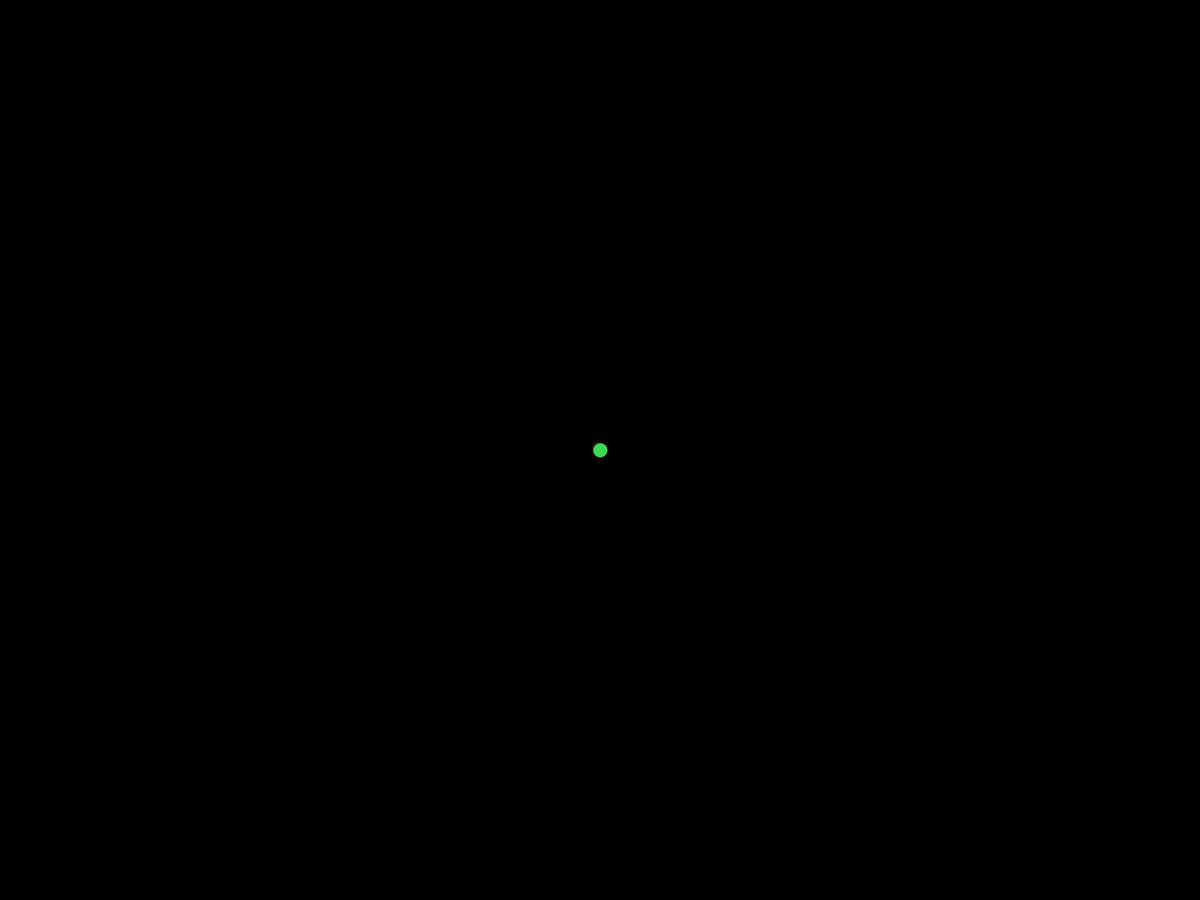
Frame 1 (no input)
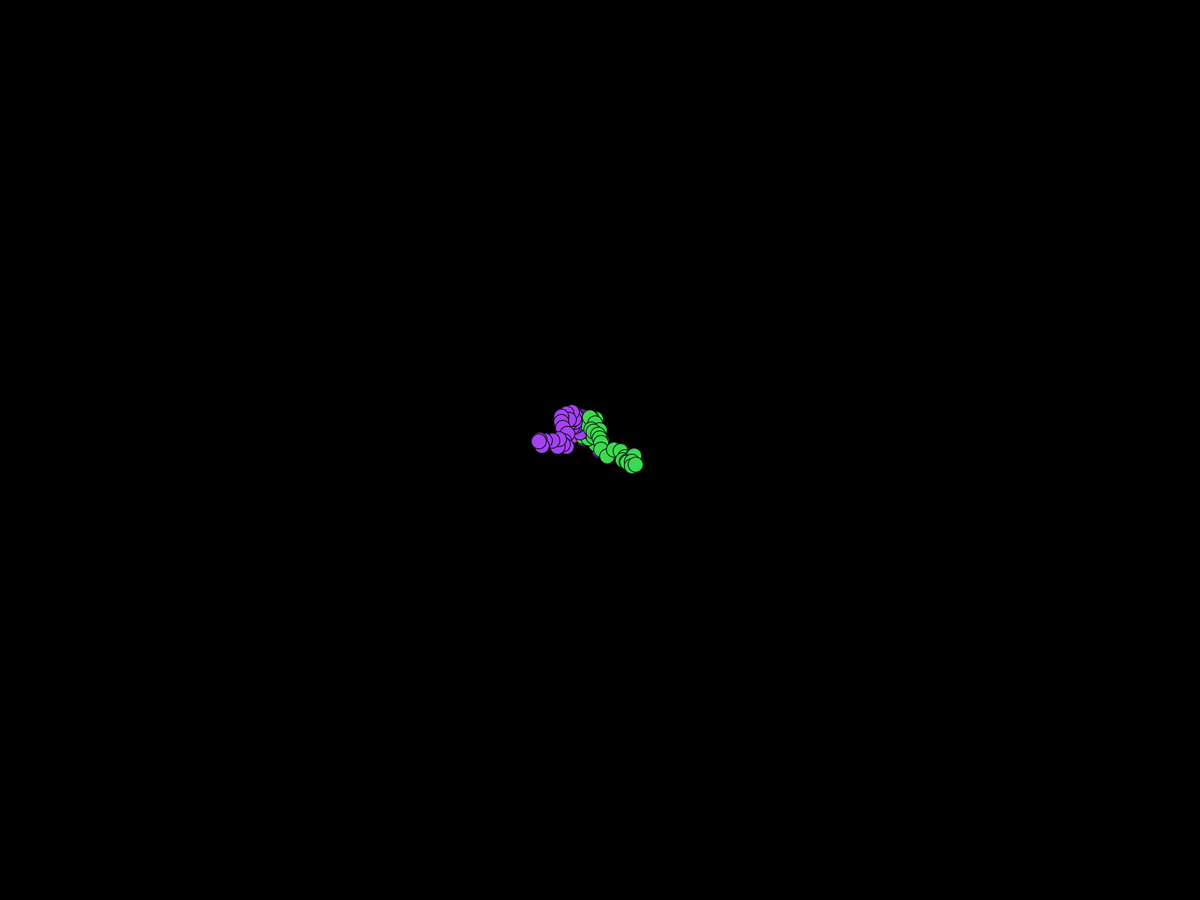
Frame 60 (the mouse pressed at the canvas centre just before this capture)
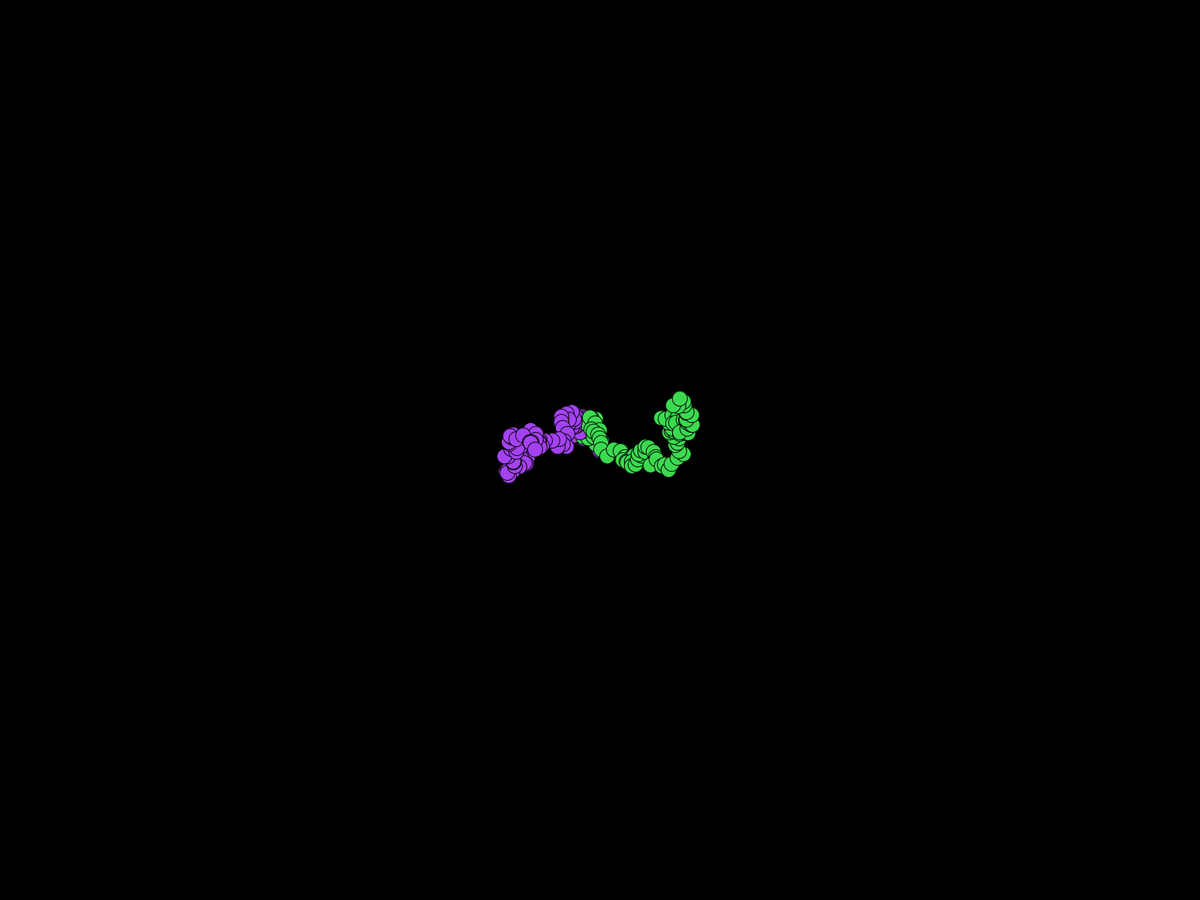
Frame 120 (the mouse held since frame 60 and released just before this capture)

The Processing sketch that drew these frames (run headless with seeded random() and noise(); from frame 60 on, the mouse is pressed at the canvas centre):

// Processing sketch: wanderers
// ── wanderers.pde
Wanderer wanderer1, wanderer2; 

void setup()
{
    fullScreen();
    background(0);
    int diameter = 20;

    // Create wanderers at the center
    wanderer1 = new Wanderer(width/2, height/2,diameter);  
    wanderer2 = new Wanderer(width/2, height/2,diameter);
}

void draw()
{
    wanderer1.display();
    wanderer2.display();
    wanderer1.move();
    wanderer2.move();
}

//Wanderer Class
class Wanderer {
    float x, y, d; //positions and diameter  of the wanderer
    color c; //color of wanderer

    //Initialize a Wanderer to be at the given coordinates
    Wanderer(float x0, float y0, int d0)
    {
        x = x0; 
        y = y0;
        d = d0;
        c = color(random(255),random(255),random(255));
    }

    // Move by random steps in x and y
    void move(){
        x = constrain(x+random(-d/2,d/2),0,width);
        y = constrain(y+random(-d/2,d/2),0,height);
    }

    //Draw wander 
    void display(){
        fill(c);
        ellipse(x,y,d,d);
    }
}
